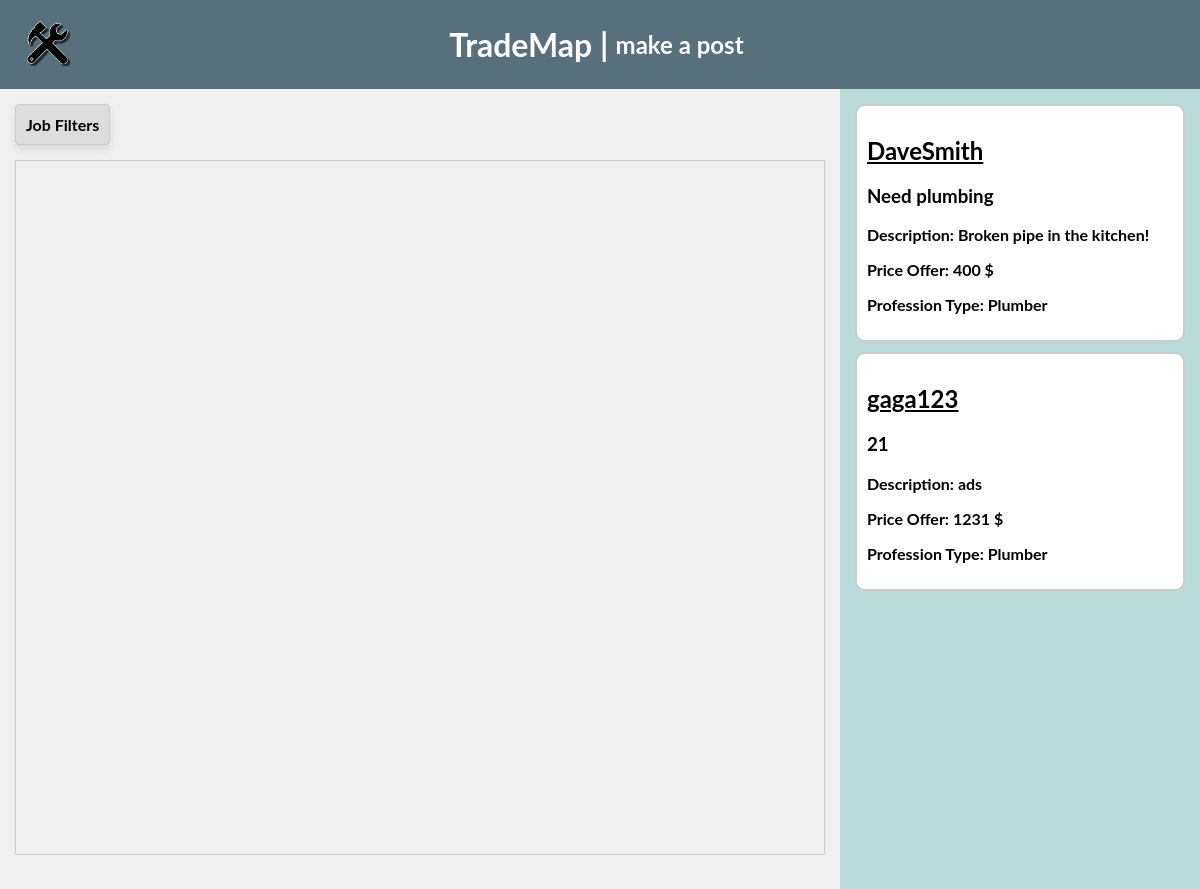
The app's page /filter/Plumber, older data.
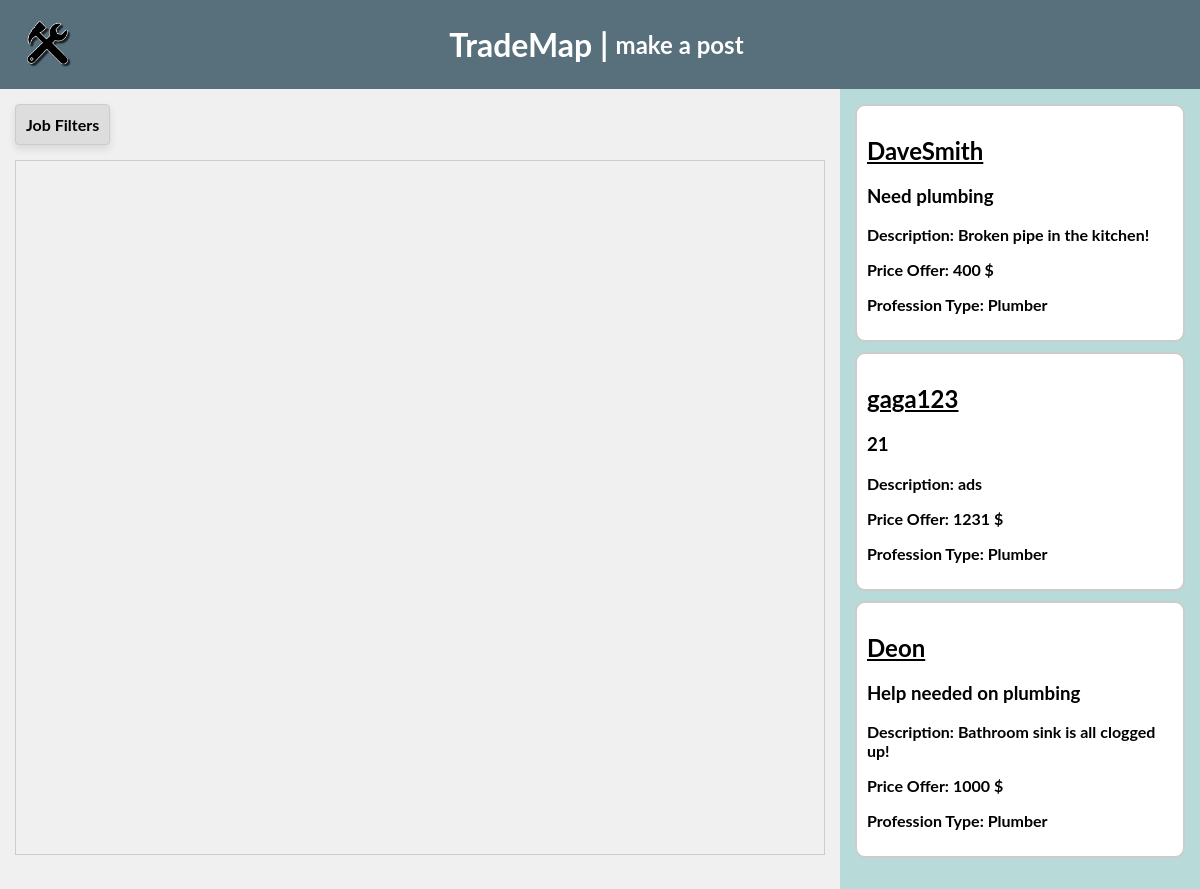
The same page, newer data.
### trademap/models.py (models this page shows)
class Account(models.Model):
    username = models.CharField(max_length=40)
    first_name = models.CharField(max_length=40)
    last_name = models.CharField(max_length=40)
    password = models.CharField(max_length=40)
    profession = models.CharField(max_length=40)

class JobPostings(Account):
    jobs = [
        ('Plumber', 'Plumber'),
        ('Carpenter', 'Carpenter'),
        ('Electrician', 'Electrician'),
        ('Landscaper', 'Landscaper'),
        ('Painter or Decorator', 'Painter or Decorator'),
        ('Other', 'Other'),
        ]
    user = models.CharField(max_length=40)
    title = models.CharField(max_length=100)
    description = models.CharField(max_length=300)
    cost_offer = models.IntegerField()
    profession_type = models.CharField(max_length=40, choices= jobs)
    contact = models.CharField(max_length = 15, default = '')
    location = models.CharField(max_length = 100, default = '')

### trademap/views.py (the view)
# urls.py: path("filter/<str:type>", views.filter, name = "filter")
def filter(request, type):
    return render(request, 'index_filter.html', {
        'postings': values,
        "typefiltered":type
    })

### templates/index_filter.html (shortened to what this page needs)
<html lang="en">
<head>
</head>
<body>
<div class="top-bar">
    <div class="logo"></div>
    <div class="top-buttons">
        <h1><a href="{% url 'home' %}">TradeMap    |</a></h1>
    </div>
    <div class="top-buttons">
        <h2><a href="{% url 'input' %}">make a post</a></h2>
    </div>
</div>
    <div class="container">
        <div class="left-boxes">
            <div class="dropdown">
                <span>Job Filters</span>
            </div>
            <div id="map" class="google-map"></div>
        </div>
       <div class="right-box">
        {% for post in postings %}
        {% if post.profession_type == typefiltered %}
            <div class="post-box">
                <div class="clear-box" onclick="toggleMoreInfo(this)">
                    <h2 style="text-decoration: underline;">{{ post.user }}</h2>
                    <h3>{{ post.title }}</h3>
                    <p>Description: {{ post.description }}</p>
                    <p>Price Offer: {{ post.cost_offer }} $</p>
                    <p>Profession Type: {{ post.profession_type }}</p>
                </div>
            </div>
        {% endif %}
        {% endfor %}
    </div>
</body>
</html>

### templates/index_filter.html (style rules this page uses)
.clear-box { border: 2px solid #ccc; border-radius: 10px; padding: 10px; margin-bottom: 10px; background-color: #fff; cursor: pointer; }
body { margin: 0; padding: 0; font-family: 'Lato', sans-serif; font-weight: bold; }
h1, h2, h3, h4, h5, h6 { font-family: 'Lato', sans-serif; font-weight: bold; }
.top-bar { background-color: #586f7cff; color: #fff; padding: 10px; text-align: center; display: flex; justify-content: space-between; align-items: center; }
.logo { width: 65px; height: 65px; background-image: url('../static/Logo1.png'); background-size: cover; background-position: center; position: absolute; top: 10px; left: 15px; }
.top-bar { background-color: #586f7cff; color: #fff; padding: 10px; display: flex; justify-content: center; align-items: center; }
.top-buttons { display: flex; gap: 10px; }
.top-buttons a { color: #fff; text-decoration: none; }
.top-buttons h1 { margin: -4.5%; }
.container { display: flex; height: 100vh; }
.left-boxes { flex: 1; background-color: #f0f0f0; padding: 15px; box-sizing: border-box; }
.dropdown { position: relative; display: inline-block; padding: 10px; background-color: #ddd; border: 1px solid #ccc; border-radius: 4px; box-shadow: 0 4px 8px rgba(0,0,0,0.1); }
.google-map { height: 90%; border: 1px solid #ccc; margin-top: 15px; }
.right-box { width: 30%; background-color: #b8dbd9ff; padding: 15px; box-sizing: border-box; overflow-y: auto; max-height: 100%; }

Row changes from the older to the newer data that the page shows:
added JobPostings: user "Deon", title "Help needed on plumbing", description "Bathroom sink is all clogged up!", cost_offer "1000", profession_type "Plumber"
